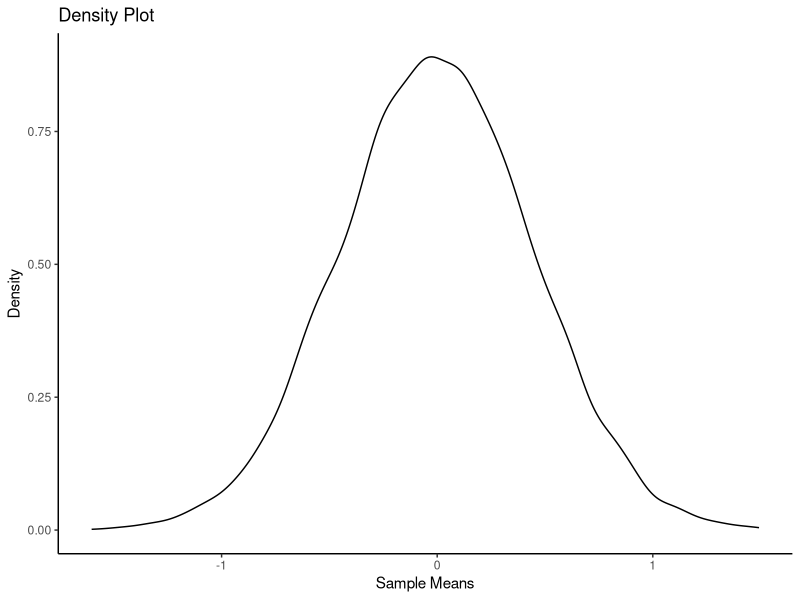
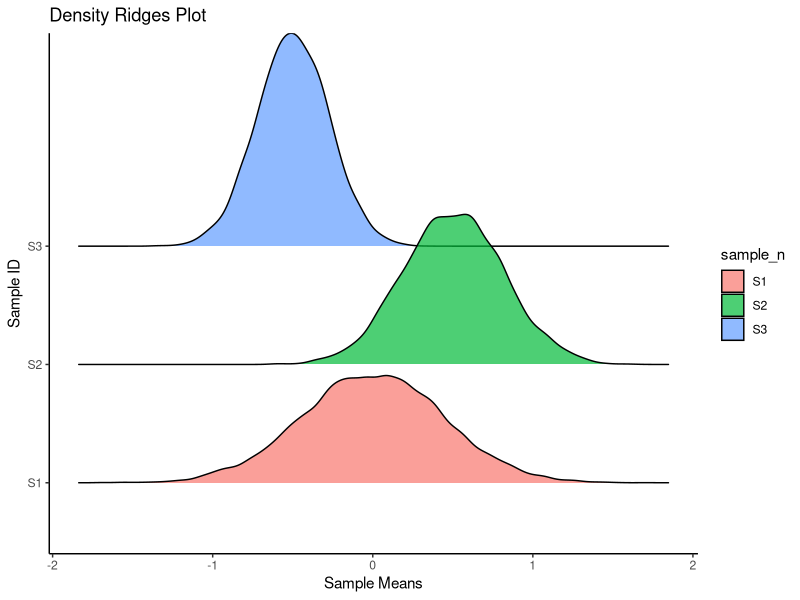
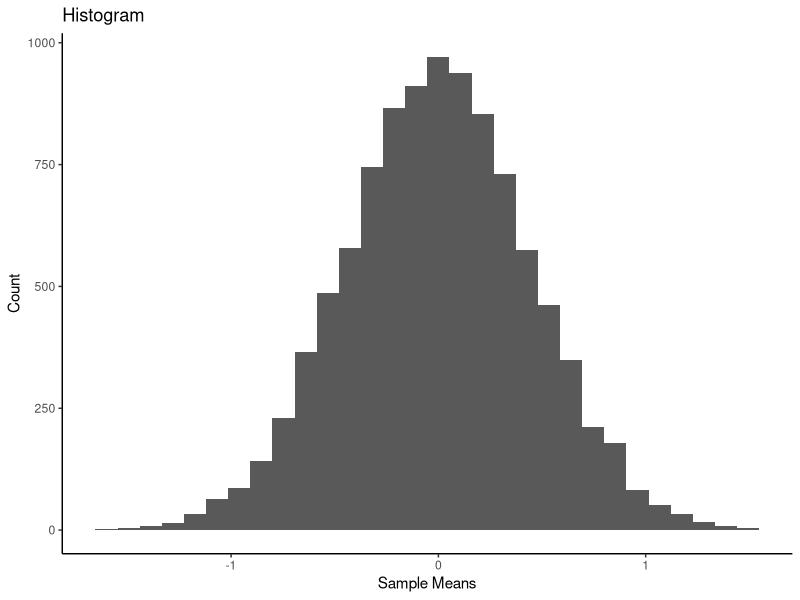
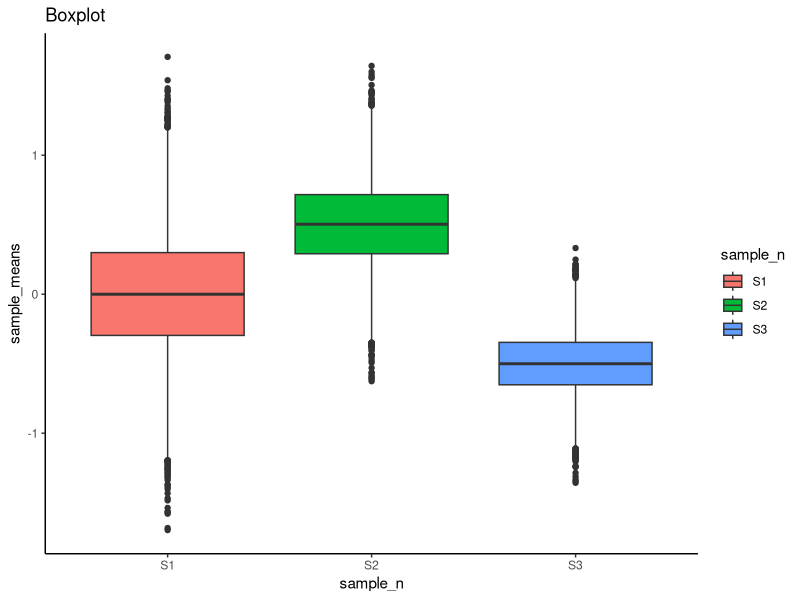
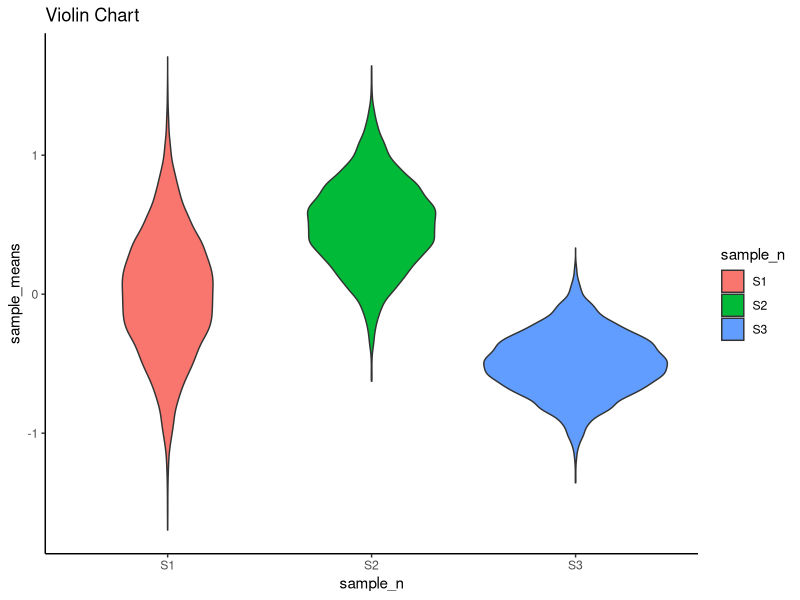

R code for these plots, in order:
## ---- chunk 1
library(tidyverse)

set.seed(0)

n = 10000

sample_means = rep(NA, n)

for(i in 1:n){
  sample_means[i] = mean(rnorm(20, mean=0, sd=2))
}


sample_means_df <- data.frame(sample_means)
 
sample_means_df %>%
   ggplot(aes(sample_means)) + 
   geom_density(size = .5) +
   labs(title = "Density Plot", x = "Sample Means", y = "Density") + 
   theme_classic()
  
## ---- chunk 2
library(ggridges)
# create column one for df
set.seed(1)

n1 = 10000

sample_means = rep(NA, n)

for(i in 1:n){
  sample_means[i] = mean(rnorm(20, mean=0, sd=2))
}

sample_means1 <- data.frame(sample_means)
# create column two for df
set.seed(2)

n2 = 10000

sample_means = rep(NA, n)

for(i in 1:n){
  sample_means[i] = mean(rnorm(20, mean=0.5, sd=1.4))
}

sample_means2 <- data.frame(sample_means)

# create column three for df
set.seed(3)

n = 10000

sample_means = rep(NA, n)

for(i in 1:n){
  sample_means[i] = mean(rnorm(20, mean=-0.5, sd=1))
}

sample_means3 <- data.frame(sample_means) 

# prepare all 3 dfs to be combined into one

sample_means1 <- sample_means1 %>%
  mutate(sample_n = "S1")

sample_means2 <- sample_means2 %>%
  mutate(sample_n = "S2")

sample_means3 <- sample_means3 %>%
  mutate(sample_n = "S3")

samples_df <- sample_means1 %>%
  bind_rows(sample_means2) %>%
  bind_rows(sample_means3)
## ---- chunk 3
samples_df %>%
  ggplot(aes(x = sample_means, y = sample_n, fill = sample_n)) +
  geom_density_ridges(alpha = .7) + 
  labs(title = "Density Ridges Plot", x ="Sample Means", y = "Sample ID") +
  theme_classic()
## ---- chunk 4
sample_means_df %>%
  ggplot(aes(x = sample_means)) +
  geom_histogram(bins = 30) +
  labs(title = "Histogram", y = "Count", x = "Sample Means") +
  theme_classic()
## ---- chunk 5
samples_df %>%
  ggplot(aes(x = sample_n, y = sample_means, fill = sample_n)) +
  geom_boxplot() +
  labs(title = "Boxplot") +
  theme_classic()
## ---- chunk 6
samples_df %>%
  ggplot(aes(x = sample_n, y = sample_means, fill = sample_n)) +
  geom_violin() +
  labs(title = "Violin Chart") +
  theme_classic()
